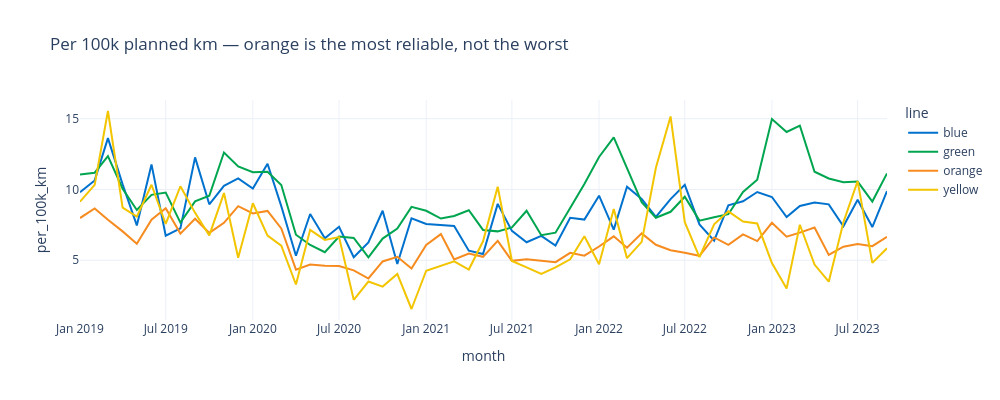

Write notebook code for a chart like this one.
### Code cell
# Same thing normalised by planned km
usable['month'] = usable.day.dt.to_period('M').dt.to_timestamp()
rates = usable.groupby(['month', 'line'], as_index=False).agg(
    incidents=('n_incidents', 'sum'), planned_km=('planned_km', 'sum'))
rates['per_100k_km'] = rates.incidents / rates.planned_km * 1e5

px.line(rates, x='month', y='per_100k_km', color='line',
        title='Per 100k planned km — orange is the most reliable, not the worst')
